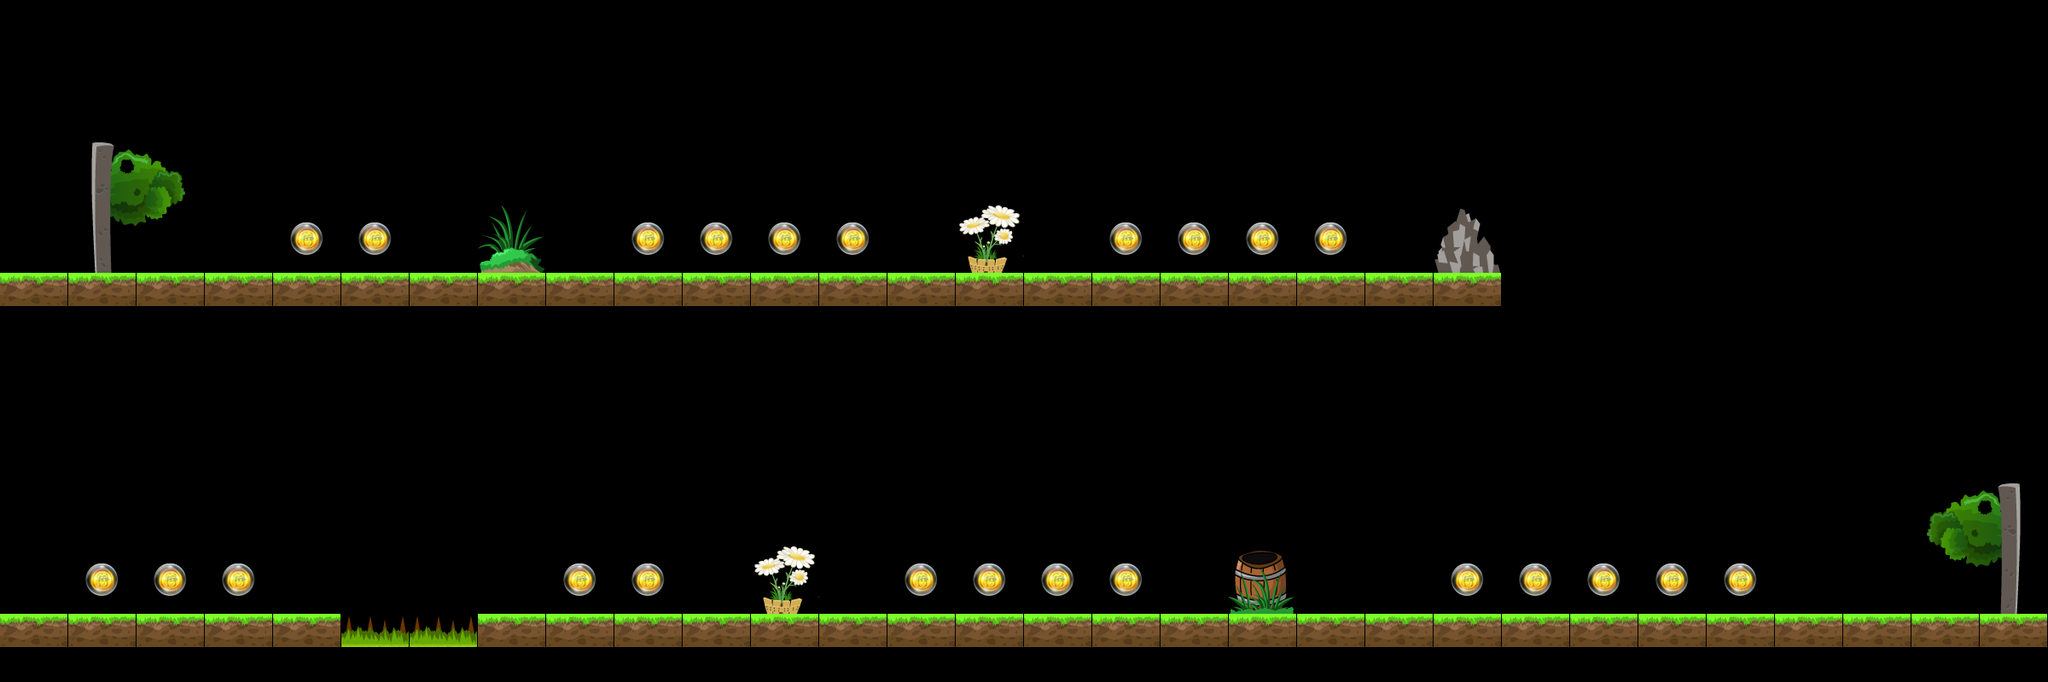

Rendered tile map (Tiled .tmx) drawn with the repository's tilesets; below, a short description and the map source with its tile grids summarised:
An orthogonal 30x10 tile map with 80x80 px tiles, 1 tile layer (Level).

<map version="1.0" orientation="orthogonal" width="30" height="10" tilewidth="80" tileheight="80">
 <properties>
  <property name="StartDirection" value="0" />
 </properties>
 <tileset firstgid="1" name="Untitled" tilewidth="80" tileheight="80">
  <image source="tileset0.png" width="640" height="320" />
 </tileset>
 <layer name="Level" width="30" height="10">
  <data>[300 cells, 90 non-empty, 16 distinct tile ids]</data>
 </layer>
</map>
